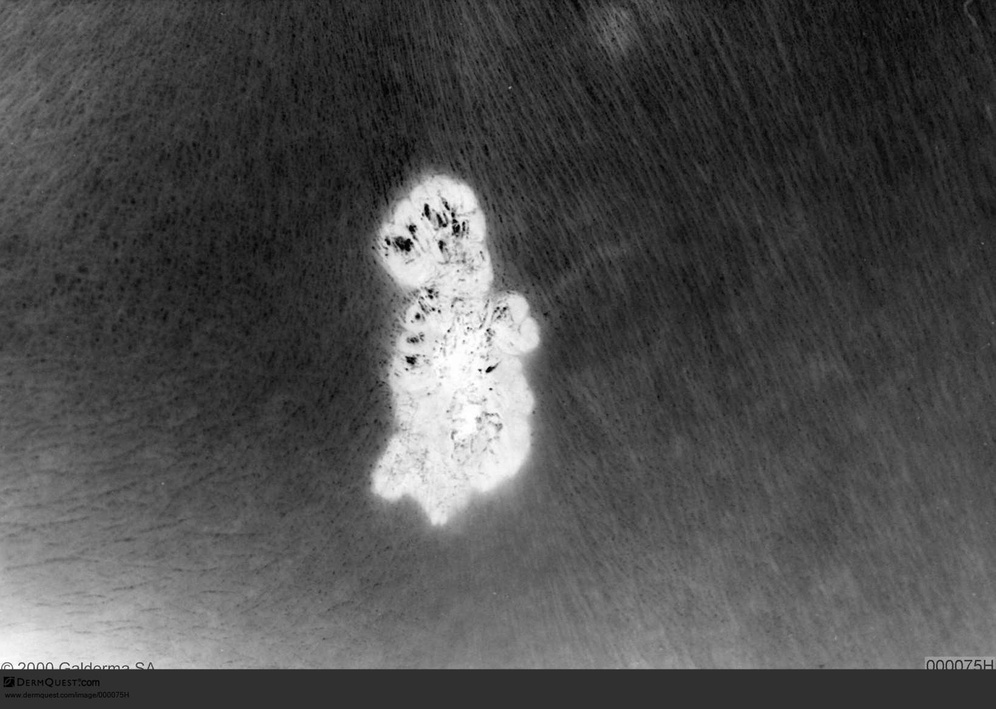
#> input picture ground_truth/000075HB.jpg, 996 x 709 px, shrunk from 1640 x 1167 before the run; its folder holds only this picture in this run
$ jupyter execute groundtruth_mask.ipynb
#> lines starting #> are read from the running program, lines starting #| are printed output that depends on the picture
[cell 1]
import os
import cv2

# Define the paths for the ground truth and mask directories
gt_path = 'ground_truth'
mask_path = 'ground_mask'


# Loop through each image in the ground truth directory
for filename in os.listdir(gt_path):
    # Read in the image
    img = cv2.imread(os.path.join(gt_path, filename))
#> img is the input picture: shape (709, 996, 3); min 0, max 255, mean 77.4

    # Convert the image to grayscale
    gray = cv2.cvtColor(img, cv2.COLOR_BGR2GRAY)

    # Apply binary thresholding to create the mask
    ret, thresh = cv2.threshold(gray, 0, 255, cv2.THRESH_BINARY)
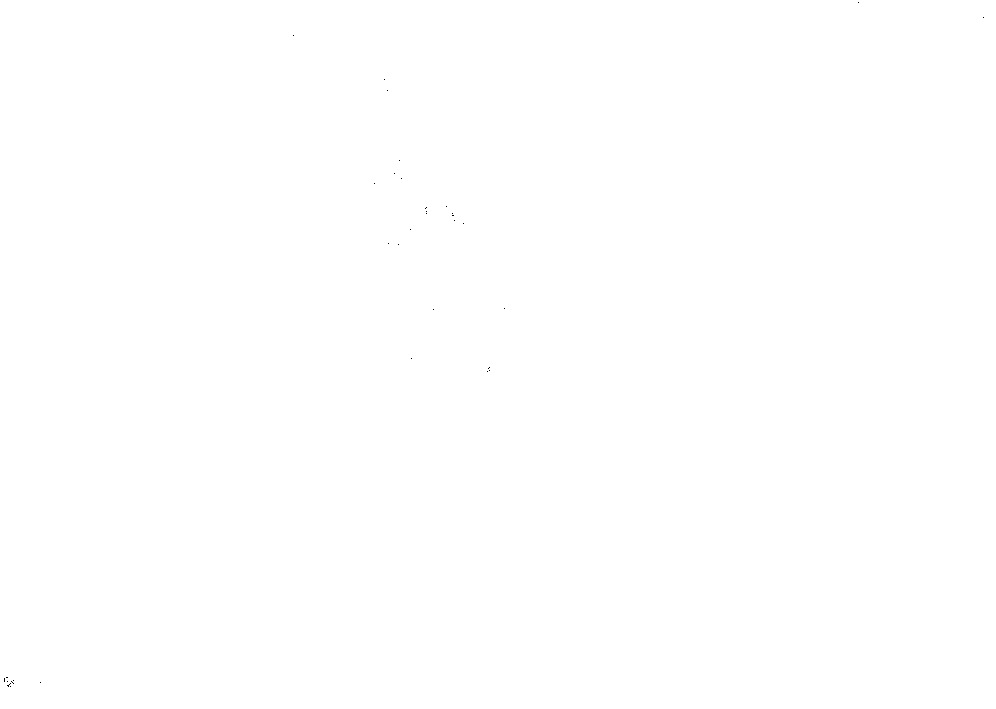
#> thresh: shape (709, 996); 100% white; black in thin lines or dots

    # Save the mask image
    mask_filename = os.path.splitext(filename)[0] + '_mask.png'
    cv2.imwrite(os.path.join(mask_path, mask_filename), thresh)
